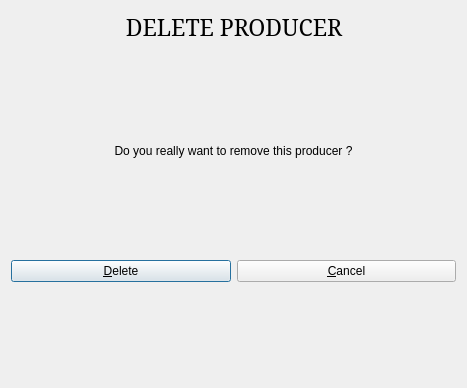
<?xml version="1.0" encoding="UTF-8"?>
<ui version="4.0">
 <class>DialogVerifSupprProducteur</class>
 <widget class="QDialog" name="DialogVerifSupprProducteur">
  <property name="geometry">
   <rect>
    <x>0</x>
    <y>0</y>
    <width>467</width>
    <height>388</height>
   </rect>
  </property>
  <property name="windowTitle">
   <string>NewWorld DELETE Producer</string>
  </property>
  <layout class="QVBoxLayout" name="verticalLayout_3">
   <item>
    <layout class="QVBoxLayout" name="verticalLayout_2">
     <item>
      <layout class="QHBoxLayout" name="horizontalLayout_9">
       <item>
        <spacer name="horizontalSpacer_14">
         <property name="orientation">
          <enum>Qt::Horizontal</enum>
         </property>
         <property name="sizeHint" stdset="0">
          <size>
           <width>40</width>
           <height>20</height>
          </size>
         </property>
        </spacer>
       </item>
       <item>
        <widget class="QLabel" name="label_3">
         <property name="font">
          <font>
           <family>Serif</family>
           <pointsize>17</pointsize>
          </font>
         </property>
         <property name="text">
          <string>DELETE PRODUCER</string>
         </property>
         <property name="alignment">
          <set>Qt::AlignCenter</set>
         </property>
        </widget>
       </item>
       <item>
        <spacer name="horizontalSpacer_13">
         <property name="orientation">
          <enum>Qt::Horizontal</enum>
         </property>
         <property name="sizeHint" stdset="0">
          <size>
           <width>38</width>
           <height>20</height>
          </size>
         </property>
        </spacer>
       </item>
      </layout>
     </item>
     <item>
      <layout class="QVBoxLayout" name="verticalLayout">
       <item>
        <spacer name="verticalSpacer">
         <property name="orientation">
          <enum>Qt::Vertical</enum>
         </property>
         <property name="sizeHint" stdset="0">
          <size>
           <width>20</width>
           <height>40</height>
          </size>
         </property>
        </spacer>
       </item>
       <item>
        <widget class="QLabel" name="label_14">
         <property name="text">
          <string>Do you really want to remove this producer ?</string>
         </property>
         <property name="alignment">
          <set>Qt::AlignCenter</set>
         </property>
        </widget>
       </item>
       <item>
        <spacer name="verticalSpacer_9">
         <property name="orientation">
          <enum>Qt::Vertical</enum>
         </property>
         <property name="sizeHint" stdset="0">
          <size>
           <width>20</width>
           <height>40</height>
          </size>
         </property>
        </spacer>
       </item>
       <item>
        <layout class="QHBoxLayout" name="horizontalLayout_2">
         <item>
          <widget class="QPushButton" name="confirmSuppr">
           <property name="text">
            <string>&amp;Delete</string>
           </property>
           <property name="icon">
            <iconset resource="newworldressources.qrc">
             <normaloff>:/images/dialog-error-symbolic.symbolic.png</normaloff>:/images/dialog-error-symbolic.symbolic.png</iconset>
           </property>
          </widget>
         </item>
         <item>
          <widget class="QPushButton" name="cancel">
           <property name="text">
            <string>&amp;Cancel</string>
           </property>
           <property name="icon">
            <iconset resource="newworldressources.qrc">
             <normaloff>:/images/action-unavailable-symbolic.symbolic.png</normaloff>:/images/action-unavailable-symbolic.symbolic.png</iconset>
           </property>
          </widget>
         </item>
        </layout>
       </item>
       <item>
        <spacer name="verticalSpacer_4">
         <property name="orientation">
          <enum>Qt::Vertical</enum>
         </property>
         <property name="sizeHint" stdset="0">
          <size>
           <width>20</width>
           <height>40</height>
          </size>
         </property>
        </spacer>
       </item>
      </layout>
     </item>
    </layout>
   </item>
  </layout>
 </widget>
 <resources>
  <include location="newworldressources.qrc"/>
 </resources>
 <connections/>
</ui>
